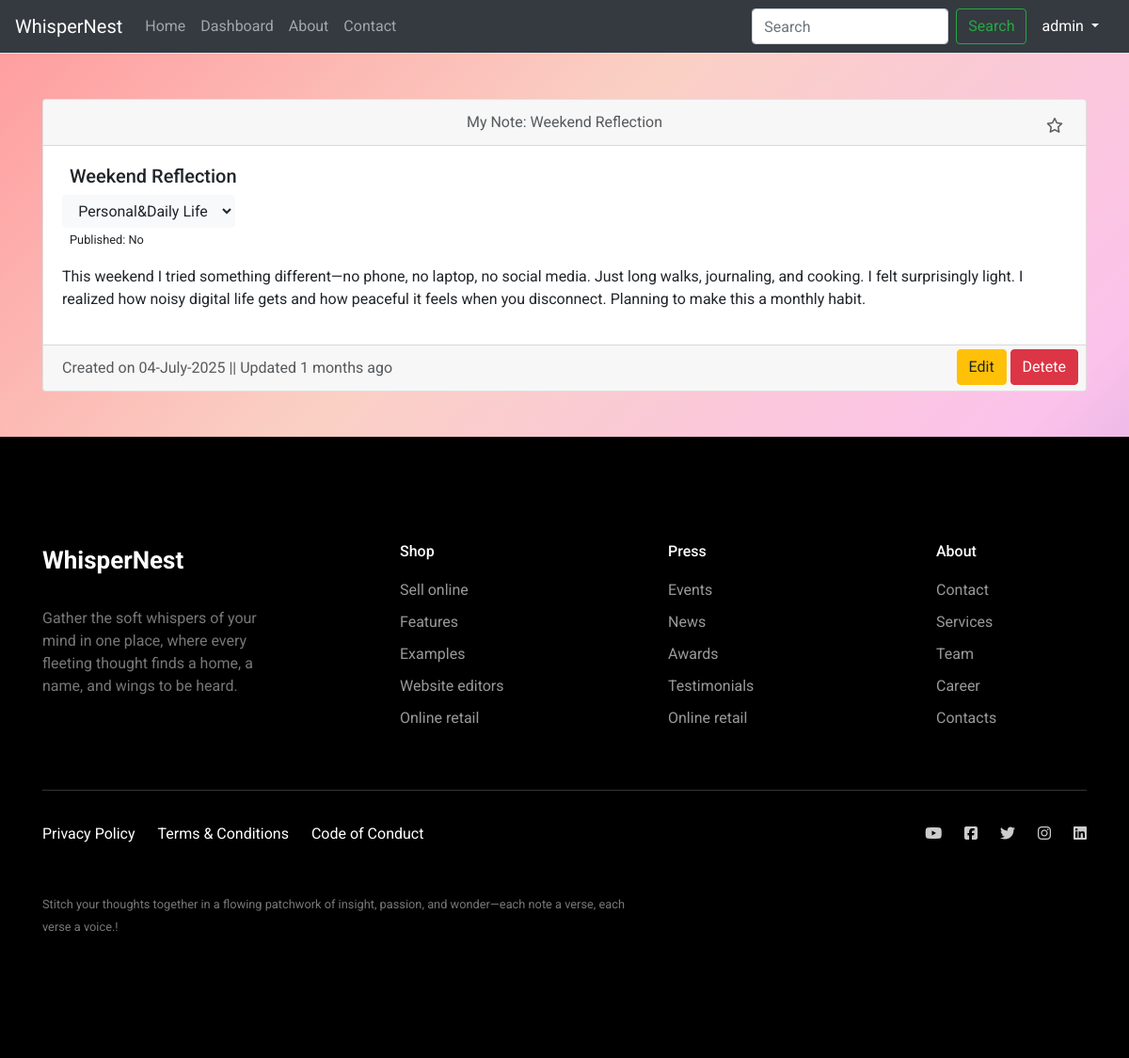
The page /note/1 (signed in) on the database its author committed.
### app/models.py (models this page shows)
class User(db.Model, UserMixin):
    id = db.Column(db.Integer, primary_key=True)
    username = db.Column(db.String(150), unique=True, nullable=False)
    name = db.Column(db.String(200), unique=True, nullable=False)
    email = db.Column(db.String(150), unique=True, nullable=False)
    image_file = db.Column(db.String(120), nullable=True)
    password = db.Column(db.String(256), nullable=False)

class Note(db.Model):
    id = db.Column(db.Integer, primary_key=True)
    title = db.Column(db.String(200), nullable=False)
    content = db.Column(db.Text, nullable=False)
    image_file = db.Column(db.String(120), nullable=True)
    created_at = db.Column(db.DateTime, default=datetime.utcnow)
    updated_at = db.Column(db.DateTime, default=datetime.utcnow)
    user_id = db.Column(db.Integer, db.ForeignKey('user.id'), nullable=False)
    user = db.relationship('User', backref='notes')
    category_id = db.Column(db.Integer, db.ForeignKey('category.id'))
    category = db.relationship('Category', backref='notes')
    favorite = db.Column(db.Boolean, default=False)
    status = db.Column(db.Boolean, default=False)
    publish = db.Column(db.Boolean, default=False)
    @property
    def time_since_created(self):
        delta = datetime.utcnow() - self.updated_at
        seconds = delta.total_seconds()
        if seconds < 60:
            return f"{int(seconds)} seconds ago"
        elif seconds < 3600:
            return f"{int(seconds // 60)} minutes ago"
        elif seconds < 86400:
            return f"{int(seconds // 3600)} hours ago"
        elif seconds < 2592000:
            return f"{int(seconds // 86400)} days ago"
        else:
            return f"{int(seconds // 2592000)} months ago"

class Category(db.Model):
    id = db.Column(db.Integer, primary_key=True)
    name = db.Column(db.String(100), unique=True, nullable=False)
    image_file = db.Column(db.String(120), nullable=True)

### app/routes.py (the view)
@main.route('/note/<int:note_id>', methods=['GET', 'POST'])
@login_required
def view_note(note_id):
    if not current_user.is_authenticated:
        return redirect(url_for('main.required_login'))
    note = Note.query.get_or_404(note_id)
    return render_template('note.html', note=note)

### app/__init__.py (called while the page is built)
def create_app():
    app = Flask(__name__)
    app.config.from_object(Config)
    db.init_app(app)
    migrate = Migrate(app, db)
    login_manager.init_app(app)
    from .models import User  # <-- required here too
    @login_manager.user_loader
    def load_user(user_id):
        return User.query.get(int(user_id))
    from .routes import main
    app.register_blueprint(main)
    return app

### app/templates/note.html (shortened to what this page needs)
{% extends 'base.html' %}
{% block content %}
<div class="container">
    <div class="card my-5">
        <div class="card-header text-body-secondary position-relative">
            <div class="text-center">
                My Note: {{note.title}}
            </div>
            <div class="position-absolute top-0 end-0 mt-3 me-4">
                {% if note.favorite %}
                <i class="fa-solid fa-star"></i>
                {% else %}
                <i class="fa-regular fa-star"></i>
                {% endif %}
            </div>
        </div>
        <div class="card-body">
            <div class="ms-2">
                <h5>{{ note.title }}</h5>
            </div>
            <div class="mb-0 mt-2">
                <select type="button" class="btn btn-light" name="category" id="category">
                    <option value="select">{{ note.category.name }}</option>
                </select>
            </div>
            <div class="ms-2">
                {% if note.publish %}
                <small>Published: Yes</small>
                {% else %}
                <small>Published: No</small>
                {% endif %}
            </div>
            <div class="mb-3">
                <p class="card-text">{{ note.content | safe }}</p>
            </div>
        </div>
        <div class="card-footer text-body-secondary position-relative">
            Created on {{note.created_at.strftime('%d-%B-%Y')}} ||
            Updated {{ note.time_since_created }}
            <div class="position-absolute top-0 end-0">
                <a href="{{ url_for('main.edit_note', note_id=note.id) }}" class="btn btn-warning mt-1"> Edit </a>
                <a href="/note/{{note.id}}/trash" class="btn btn-danger me-2 mt-1">Detete</a>
            </div>
        </div>
    </div>
</div>
{% endblock %}

### app/templates/header.html (shortened to what this page needs)
<nav class="navbar navbar-expand-lg navbar bg-dark border-bottom border-body" data-bs-theme="dark">
    <div class="container-fluid">
        <a class="navbar-brand" href="{{ url_for('main.home') }}">WhisperNest</a>
        <div class="collapse navbar-collapse" id="navbarSupportedContent">
            <ul class="navbar-nav me-auto mb-2 mb-lg-0">
                <li class="nav-item">
                    <a class="nav-link {% if request.endpoint == 'main.home' %}active{% endif %}" aria-current="page" href="{{ url_for('main.home') }}">Home</a>
                </li>
                <li class="nav-item">
                    <a class="nav-link {% if request.endpoint == 'main.dashboard' %}active{% endif %}" href="{{ url_for('main.dashboard') }}">Dashboard</a>
                </li>
                <li class="nav-item">
                    <a class="nav-link {% if request.endpoint == 'main.about' %}active{% endif %}" href="#">About</a>
                </li>
                <li class="nav-item">
                    <a class="nav-link {% if request.endpoint == 'main.contact' %}active{% endif %}" href="{{ url_for('main.contact') }}">Contact</a>
                </li>
            </ul>
            <form class="d-flex" role="search">
                <input class="form-control me-2" type="search" placeholder="Search" aria-label="Search"/>
                <button class="btn btn-outline-success" type="submit">Search</button>
            </form>
            {% if current_user.is_authenticated %}
            <div class="nav-item dropdown">
                <a class="nav-link dropdown-toggle text-white" href="#" role="button" data-bs-toggle="dropdown"
                   aria-expanded="false">
                    {{current_user.username}}
                </a>
            </div>
            {% endif %}
        </div>
    </div>
</nav>

### app/static/css/style.css (style rules this page uses)
.container-fluid { padding-left: 0 !important; padding-right: 0 !important; }
body { margin: 0; }
body { margin: 0; display: flex; min-height: 100vh; overflow-x: hidden; }

### app/static/css/contact.css (style rules this page uses)
* { box-sizing: border-box; }
ul { list-style: none; padding: 0; }

### app/static/css/footer.css (style rules this page uses)
body { font-family: "Roboto", -apple-system, BlinkMacSystemFont, "Segoe UI", Roboto, "Helvetica Neue", Arial, "Noto Sans", sans-serif, "Apple Color Emoji", "Segoe UI Emoji", "Segoe UI Symbol", "Noto Color Emoji"; }
h1, h2, h3, h4, h5, h6, .h1, .h2, .h3, .h4, .h5, .h6 { font-family: "Roboto", -apple-system, BlinkMacSystemFont, "Segoe UI", Roboto, "Helvetica Neue", Arial, "Noto Sans", sans-serif, "Apple Color Emoji", "Segoe UI Emoji", "Segoe UI Symbol", "Noto Color Emoji"; }
a { -webkit-transition: .3s all ease; -o-transition: .3s all ease; transition: .3s all ease; }
a, a:hover { text-decoration: none !important; }

### rows shown on the page
User: username "admin"
Note: title "Weekend Reflection", content "This weekend I tried something different—no phone, no laptop, no social media. Just long walks, journaling, and cooking. I felt surprisingly light. I realized how noisy digital life gets and how peaceful it feels when you disconnect. Planning to make this a monthly habit.", created_at "04-July-2025", time_since_created "1 months ago"
Category: category "Personal&Daily Life"
